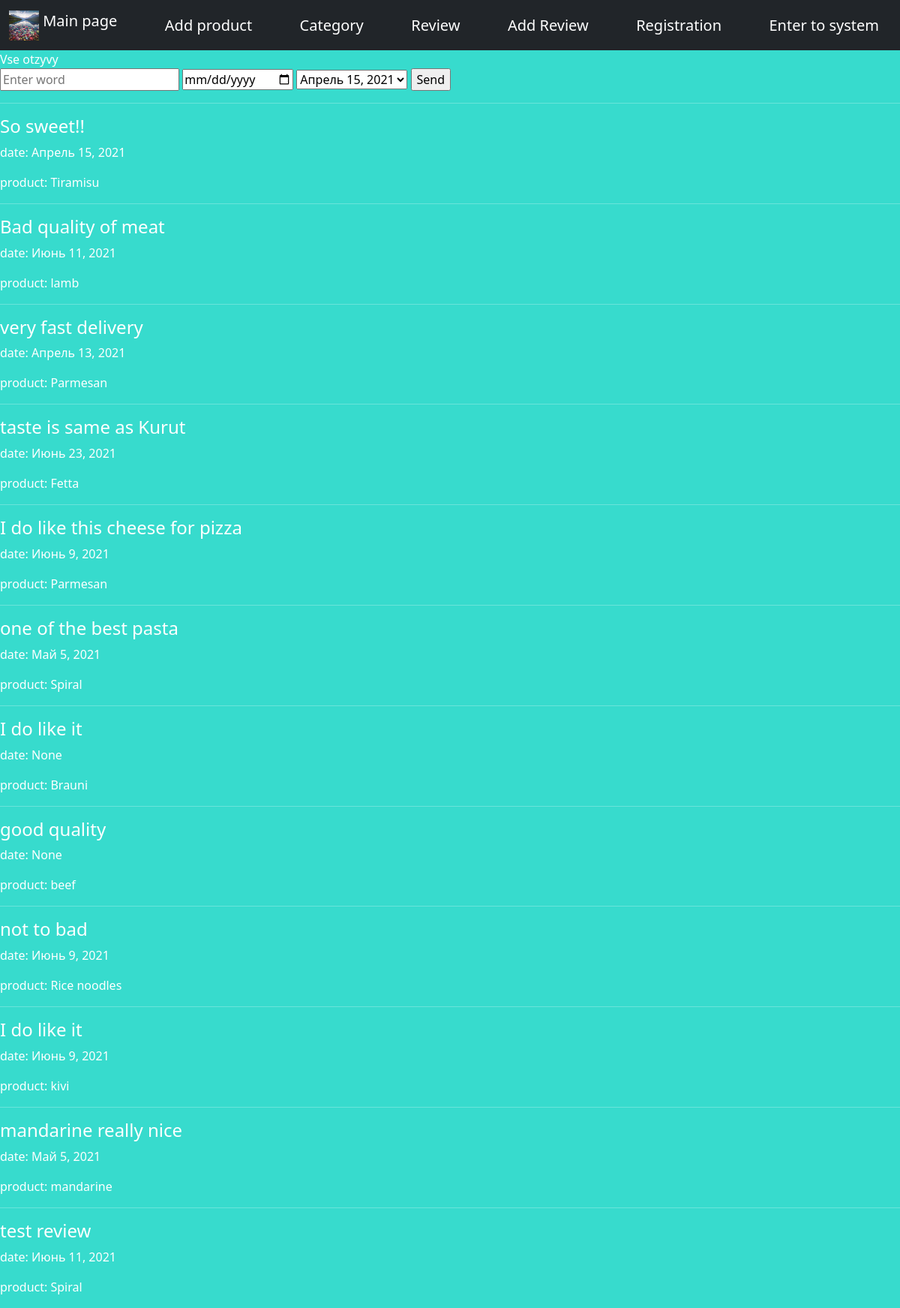
/review/, run on the app's committed database.
### coles_shop/models.py (models this page shows, shortened)
class Review(models.Model):
    text = models.CharField(max_length=255)
    date = models.DateField(null=True, blank=True)
    product = models.ForeignKey(Product, on_delete=models.CASCADE)

class Product(models.Model):
    title = models.CharField(max_length=255, blank=False)
    description = models.CharField(max_length=255, blank=False)
    price = models.IntegerField(default=20, blank=False)
    category = models.ForeignKey(Category, on_delete=models.CASCADE)

### coles_shop/views.py (the view)
# urls.py: path('review/', views.review_list),
def review_list(request):
    print(request.user)
    text = request.GET.get('search_text', '')
    reviews = Review.objects.all()
    return render(request, 'reviews.html', context={
        'reviews': reviews
    })

### templates/reviews.html
{% extends 'layout.html' %}
{% block content %}
    <h1> Vse otzyvy</h1>
    <form action="/review/" method="get">
        <input type="text" name="search_text" placeholder="Enter word">
        <input type="date" name="Enter_date" >
        <select name="review">
            {% for review in reviews %}
            <option value="{{ review.date }}">
                {{ review.date }}
            </option>
            {% endfor %}
        </select>
            <input type="submit" value="Send">
        </form>
        {% for review in reviews %}
            <hr>
            <h4>{{ review.text }}</h4>
            <p> date: {{ review.date }}</p>
            <p>product: {{ review.product.title }}</p>
        {% endfor %}
{% endblock %}

### coles_shop/static/CSS/style.css (style rules this page uses)
body { background: #37dbcd; color: white; }

### data on the page
Review: text "So sweet!!", date "Апрель 15, 2021", product "Tiramisu"
Review: text "Bad quality of meat", date "Июнь 11, 2021", product "lamb"
Review: text "very fast delivery", date "Апрель 13, 2021", product "Parmesan"
Review: text "taste is same as Kurut", date "Июнь 23, 2021", product "Fetta"
Review: text "I do like this cheese for pizza", date "Июнь 9, 2021", product "Parmesan"
Review: text "one of the best pasta", date "Май 5, 2021", product "Spiral"
Review: text "I do like it", date "None", product "Brauni"
Review: text "good quality", date "None", product "beef"
Review: text "not to bad", date "Июнь 9, 2021", product "Rice noodles"
Review: text "I do like it", date "Июнь 9, 2021", product "kivi"
Review: text "mandarine really nice", date "Май 5, 2021", product "mandarine"
Review: text "test review", date "Июнь 11, 2021", product "Spiral"

### other printed values
form field review "Апрель 15, 2021"
